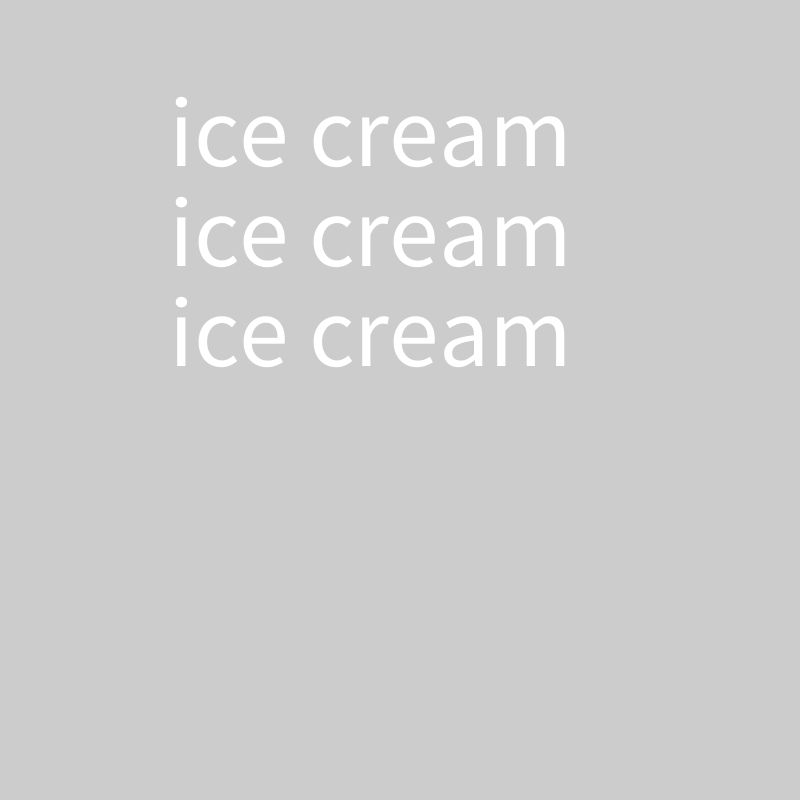
Frame 1 (no input)
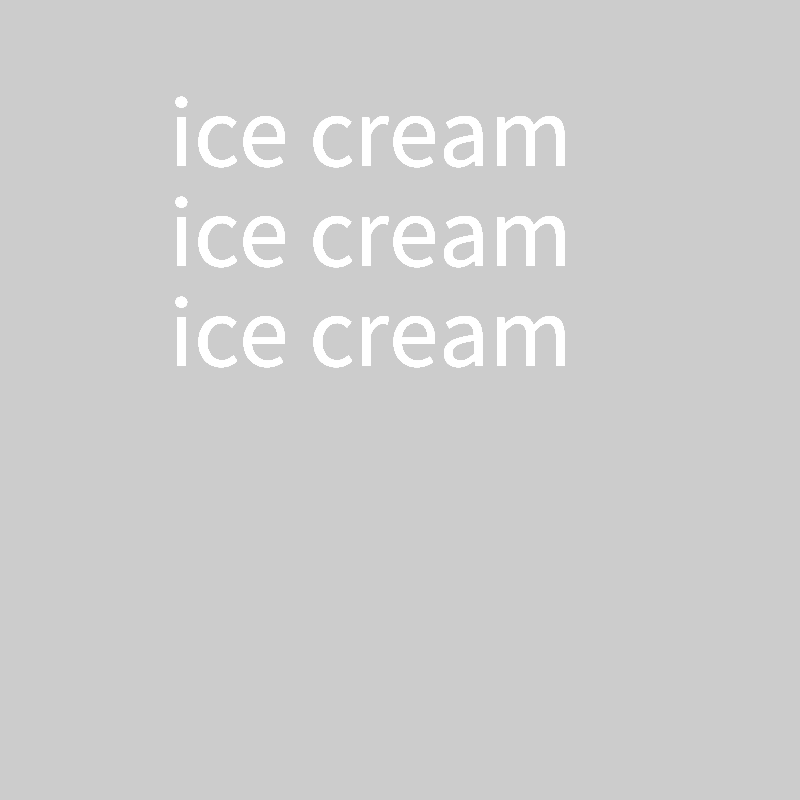
Frame 60 (the mouse pressed at the canvas centre just before this capture)
Frame 120 (the mouse held since frame 60 and released just before this capture): identical to frame 60, image omitted

The Processing sketch that drew these frames (run headless with seeded random() and noise(); from frame 60 on, the mouse is pressed at the canvas centre):

// Processing sketch: banana_split
// ── banana_split.pde
void mousePressed(){
  System.out.println(mouseX+ " "+mouseY);
}

void setup(){

size (800,800);
}
  
 void draw(){ 
   textSize(100);
for (int iceCream = 0; iceCream < 3; iceCream += 1) {
  text ("ice cream", 169,166 + iceCream * 100);
  
 
    
  }
  
  
}

 
